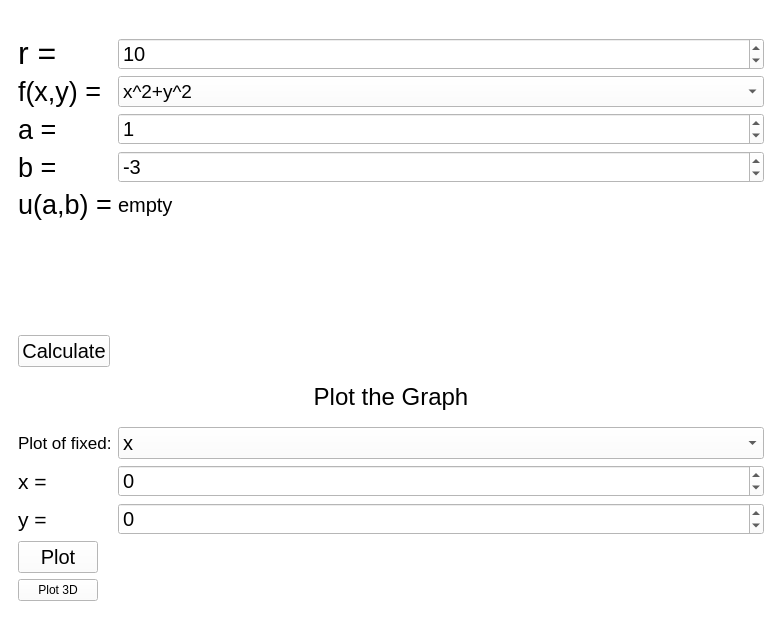
<?xml version="1.0" encoding="UTF-8"?>
<ui version="4.0">
 <class>MainWindow</class>
 <widget class="QMainWindow" name="MainWindow">
  <property name="geometry">
   <rect>
    <x>0</x>
    <y>0</y>
    <width>782</width>
    <height>627</height>
   </rect>
  </property>
  <property name="windowTitle">
   <string>MainWindow</string>
  </property>
  <property name="styleSheet">
   <string notr="true">background:white;</string>
  </property>
  <widget class="QWidget" name="centralwidget">
   <layout class="QVBoxLayout" name="verticalLayout">
    <item>
     <widget class="QLabel" name="label">
      <property name="maximumSize">
       <size>
        <width>16777215</width>
        <height>130</height>
       </size>
      </property>
      <property name="text">
       <string/>
      </property>
      <property name="pixmap">
       <pixmap>Laplace_Equation.png</pixmap>
      </property>
     </widget>
    </item>
    <item>
     <widget class="QWidget" name="widget" native="true">
      <layout class="QFormLayout" name="formLayout">
       <item row="0" column="0">
        <widget class="QLabel" name="label_2">
         <property name="maximumSize">
          <size>
           <width>16777215</width>
           <height>30</height>
          </size>
         </property>
         <property name="font">
          <font>
           <pointsize>24</pointsize>
          </font>
         </property>
         <property name="text">
          <string>r = </string>
         </property>
        </widget>
       </item>
       <item row="0" column="1">
        <widget class="QSpinBox" name="radiusInput">
         <property name="font">
          <font>
           <pointsize>15</pointsize>
          </font>
         </property>
         <property name="minimum">
          <number>1</number>
         </property>
         <property name="maximum">
          <number>9999</number>
         </property>
         <property name="value">
          <number>10</number>
         </property>
        </widget>
       </item>
       <item row="1" column="0">
        <widget class="QLabel" name="label_3">
         <property name="font">
          <font>
           <pointsize>20</pointsize>
          </font>
         </property>
         <property name="text">
          <string>f(x,y) = </string>
         </property>
        </widget>
       </item>
       <item row="1" column="1">
        <widget class="QComboBox" name="bdryFunctionInput">
         <property name="font">
          <font>
           <pointsize>14</pointsize>
          </font>
         </property>
         <item>
          <property name="text">
           <string>x^2+y^2</string>
          </property>
         </item>
         <item>
          <property name="text">
           <string>12</string>
          </property>
         </item>
         <item>
          <property name="text">
           <string>x^2-y^2</string>
          </property>
         </item>
         <item>
          <property name="text">
           <string>x*sin(2*y)</string>
          </property>
         </item>
         <item>
          <property name="text">
           <string>x^3-4*y</string>
          </property>
         </item>
         <item>
          <property name="text">
           <string>cos(x*y)</string>
          </property>
         </item>
         <item>
          <property name="text">
           <string>y</string>
          </property>
         </item>
        </widget>
       </item>
       <item row="3" column="0">
        <widget class="QLabel" name="label_4">
         <property name="font">
          <font>
           <pointsize>20</pointsize>
          </font>
         </property>
         <property name="text">
          <string>a =</string>
         </property>
        </widget>
       </item>
       <item row="3" column="1">
        <widget class="QSpinBox" name="aInput">
         <property name="font">
          <font>
           <pointsize>15</pointsize>
          </font>
         </property>
         <property name="minimum">
          <number>-9999</number>
         </property>
         <property name="maximum">
          <number>9999</number>
         </property>
         <property name="value">
          <number>1</number>
         </property>
        </widget>
       </item>
       <item row="4" column="0">
        <widget class="QLabel" name="label_5">
         <property name="font">
          <font>
           <pointsize>20</pointsize>
          </font>
         </property>
         <property name="text">
          <string>b =</string>
         </property>
        </widget>
       </item>
       <item row="4" column="1">
        <widget class="QSpinBox" name="bInput">
         <property name="font">
          <font>
           <pointsize>15</pointsize>
          </font>
         </property>
         <property name="minimum">
          <number>-9999</number>
         </property>
         <property name="maximum">
          <number>9999</number>
         </property>
         <property name="value">
          <number>-3</number>
         </property>
        </widget>
       </item>
       <item row="5" column="0">
        <widget class="QLabel" name="label_6">
         <property name="font">
          <font>
           <pointsize>20</pointsize>
          </font>
         </property>
         <property name="text">
          <string>u(a,b) =</string>
         </property>
        </widget>
       </item>
       <item row="5" column="1">
        <widget class="QLabel" name="functionOutputLabel">
         <property name="font">
          <font>
           <pointsize>15</pointsize>
          </font>
         </property>
         <property name="text">
          <string>empty</string>
         </property>
        </widget>
       </item>
       <item row="6" column="0">
        <spacer name="verticalSpacer">
         <property name="orientation">
          <enum>Qt::Vertical</enum>
         </property>
         <property name="sizeHint" stdset="0">
          <size>
           <width>20</width>
           <height>15</height>
          </size>
         </property>
        </spacer>
       </item>
       <item row="7" column="0">
        <widget class="QPushButton" name="CalculateButton">
         <property name="maximumSize">
          <size>
           <width>100</width>
           <height>16777215</height>
          </size>
         </property>
         <property name="font">
          <font>
           <pointsize>15</pointsize>
          </font>
         </property>
         <property name="cursor">
          <cursorShape>PointingHandCursor</cursorShape>
         </property>
         <property name="styleSheet">
          <string notr="true"/>
         </property>
         <property name="text">
          <string>Calculate</string>
         </property>
         <property name="flat">
          <bool>false</bool>
         </property>
        </widget>
       </item>
      </layout>
     </widget>
    </item>
    <item>
     <widget class="QLabel" name="label_7">
      <property name="minimumSize">
       <size>
        <width>0</width>
        <height>30</height>
       </size>
      </property>
      <property name="maximumSize">
       <size>
        <width>16777215</width>
        <height>30</height>
       </size>
      </property>
      <property name="font">
       <font>
        <pointsize>18</pointsize>
       </font>
      </property>
      <property name="text">
       <string>Plot the Graph</string>
      </property>
      <property name="alignment">
       <set>Qt::AlignCenter</set>
      </property>
     </widget>
    </item>
    <item>
     <widget class="QWidget" name="widget_2" native="true">
      <property name="minimumSize">
       <size>
        <width>0</width>
        <height>200</height>
       </size>
      </property>
      <layout class="QFormLayout" name="formLayout_2">
       <item row="3" column="0">
        <widget class="QLabel" name="label_8">
         <property name="font">
          <font>
           <pointsize>13</pointsize>
          </font>
         </property>
         <property name="text">
          <string>Plot of fixed:</string>
         </property>
        </widget>
       </item>
       <item row="7" column="0">
        <widget class="QLabel" name="label_10">
         <property name="font">
          <font>
           <pointsize>16</pointsize>
          </font>
         </property>
         <property name="text">
          <string>y = </string>
         </property>
        </widget>
       </item>
       <item row="7" column="1">
        <widget class="QSpinBox" name="plottingYInput">
         <property name="font">
          <font>
           <pointsize>15</pointsize>
          </font>
         </property>
         <property name="minimum">
          <number>-9999</number>
         </property>
         <property name="maximum">
          <number>9999</number>
         </property>
        </widget>
       </item>
       <item row="3" column="1">
        <widget class="QComboBox" name="plottingOptionInput">
         <property name="font">
          <font>
           <pointsize>15</pointsize>
          </font>
         </property>
         <item>
          <property name="text">
           <string>x</string>
          </property>
         </item>
         <item>
          <property name="text">
           <string>y</string>
          </property>
         </item>
        </widget>
       </item>
       <item row="6" column="1">
        <widget class="QSpinBox" name="plottingXInput">
         <property name="font">
          <font>
           <pointsize>15</pointsize>
          </font>
         </property>
         <property name="minimum">
          <number>-9999</number>
         </property>
         <property name="maximum">
          <number>9999</number>
         </property>
        </widget>
       </item>
       <item row="6" column="0">
        <widget class="QLabel" name="label_9">
         <property name="font">
          <font>
           <pointsize>16</pointsize>
          </font>
         </property>
         <property name="text">
          <string>x = </string>
         </property>
        </widget>
       </item>
       <item row="8" column="0">
        <widget class="QPushButton" name="plotButton">
         <property name="font">
          <font>
           <pointsize>15</pointsize>
          </font>
         </property>
         <property name="text">
          <string>Plot</string>
         </property>
        </widget>
       </item>
       <item row="9" column="0">
        <widget class="QPushButton" name="pushButton">
         <property name="text">
          <string>Plot 3D</string>
         </property>
        </widget>
       </item>
      </layout>
     </widget>
    </item>
   </layout>
  </widget>
 </widget>
 <resources/>
 <connections>
  <connection>
   <sender>CalculateButton</sender>
   <signal>clicked()</signal>
   <receiver>MainWindow</receiver>
   <slot>calculateValue()</slot>
   <hints>
    <hint type="sourcelabel">
     <x>68</x>
     <y>330</y>
    </hint>
    <hint type="destinationlabel">
     <x>4</x>
     <y>381</y>
    </hint>
   </hints>
  </connection>
  <connection>
   <sender>plotButton</sender>
   <signal>clicked()</signal>
   <receiver>MainWindow</receiver>
   <slot>plot()</slot>
   <hints>
    <hint type="sourcelabel">
     <x>63</x>
     <y>554</y>
    </hint>
    <hint type="destinationlabel">
     <x>5</x>
     <y>556</y>
    </hint>
   </hints>
  </connection>
  <connection>
   <sender>pushButton</sender>
   <signal>clicked()</signal>
   <receiver>MainWindow</receiver>
   <slot>plot3D()</slot>
   <hints>
    <hint type="sourcelabel">
     <x>57</x>
     <y>597</y>
    </hint>
    <hint type="destinationlabel">
     <x>4</x>
     <y>597</y>
    </hint>
   </hints>
  </connection>
 </connections>
 <slots>
  <slot>calculateValue()</slot>
  <slot>plot()</slot>
  <slot>plot3D()</slot>
 </slots>
</ui>
